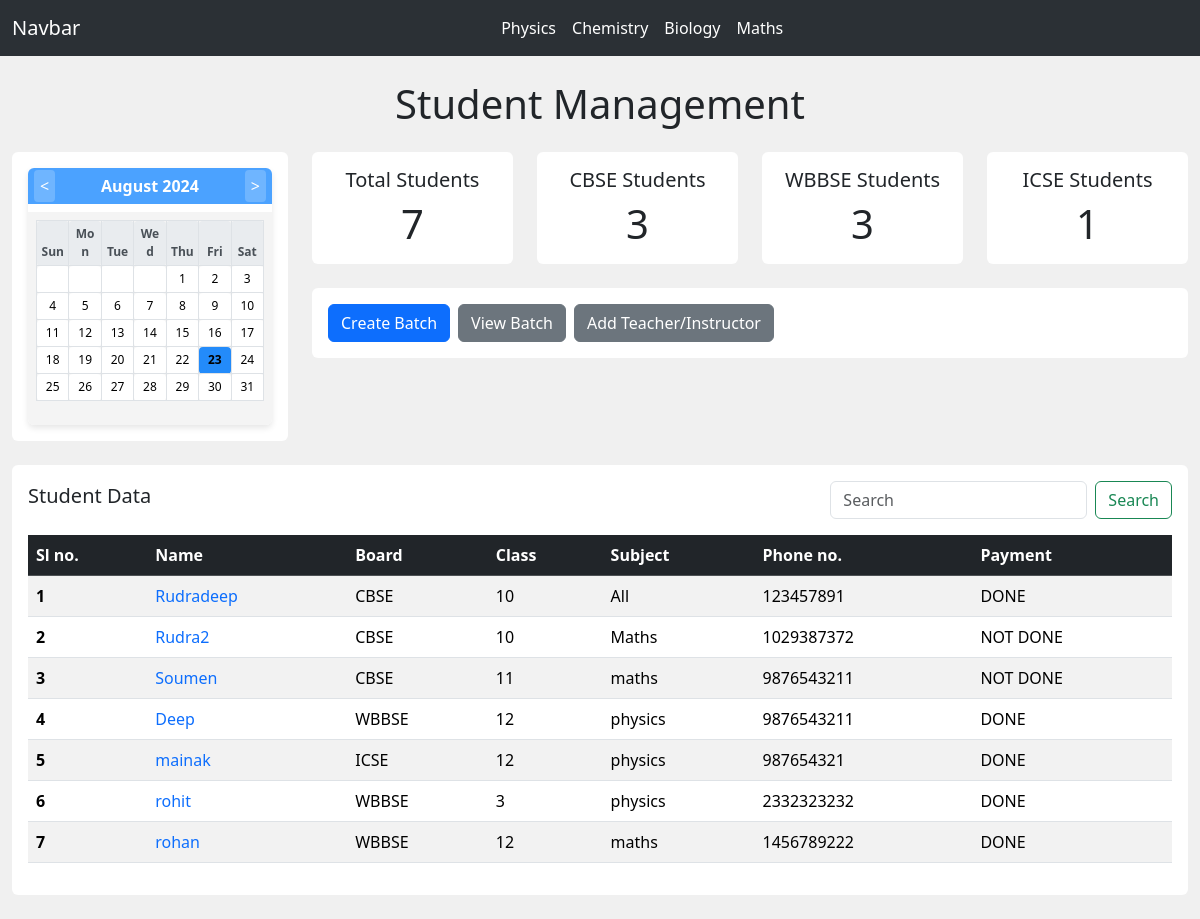
The app's page /, older data.
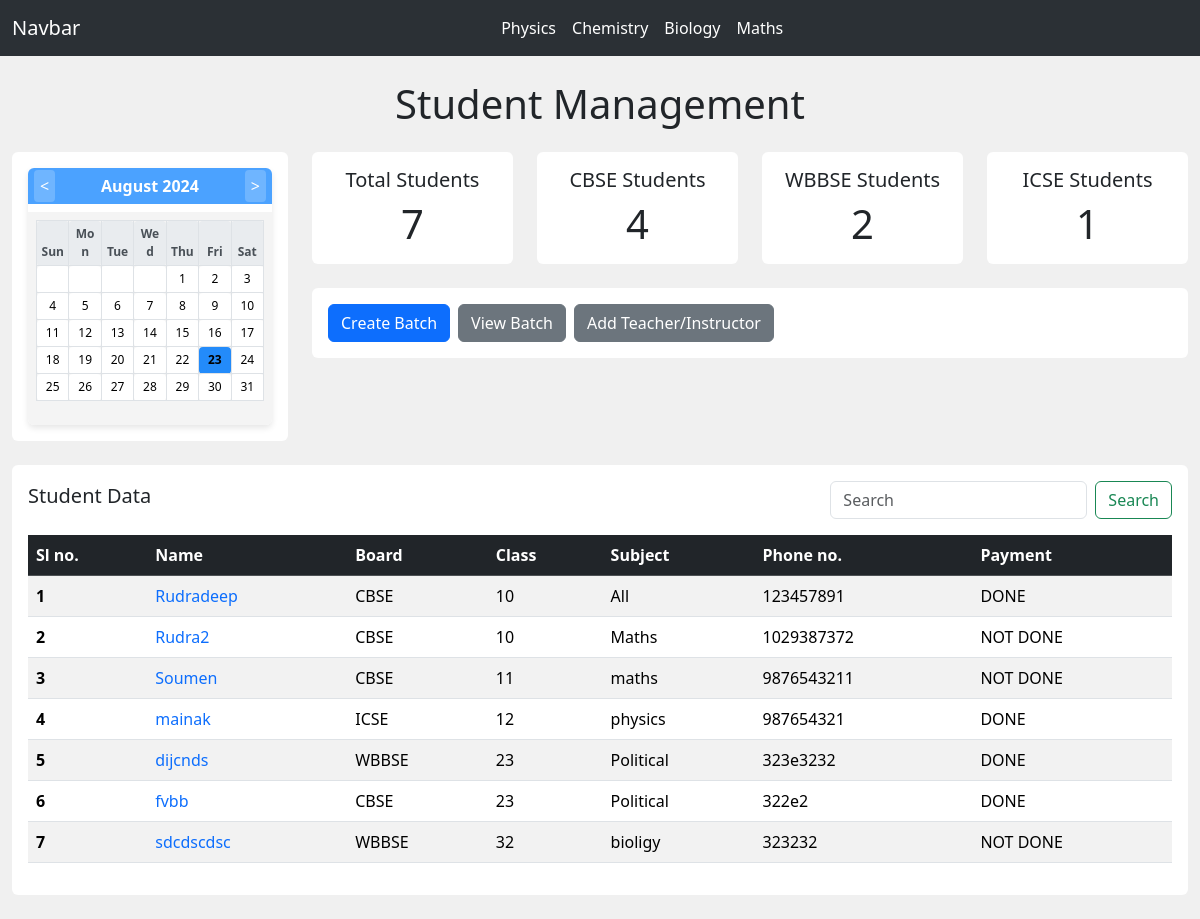
The same page, newer data.
### myapp/models.py (models this page shows, shortened)
class Student(models.Model):
    name = models.CharField(max_length=100)
    phone_number = models.CharField(max_length=15, default='N/A')
    board = models.CharField(max_length=50, choices=[('CBSE', 'CBSE'), ('WBBSE', 'WBBSE'), ('ICSE', 'ICSE')])
    student_class = models.CharField(max_length=10)
    payment = models.CharField(max_length=50, choices=[('DONE', 'DONE'), ('NOT DONE', 'NOT DONE')], default='NOT DONE')
    subject = models.CharField(max_length=100, default='All')

### myapp/views.py (the view, shortened to what this page needs)
# urls.py: path('', views.index, name='index'),
def index(request):
    search_query = request.GET.get("search", "")
    students = Student.objects.all()
    total_students = students.count()
    cbse_students = students.filter(board='CBSE').count()
    wbbse_students = students.filter(board='WBBSE').count()
    icse_students = students.filter(board='ICSE').count()
    context = {
        'students': students,
        'total_students': total_students,
        'cbse_students': cbse_students,
        'wbbse_students': wbbse_students,
        'icse_students': icse_students,
        'search': search_query,
    }
    return render(request, 'index.html', context)

### templates/index.html (shortened to what the changed rows need)
{% extends "base.html" %}
{% load static %}
{% block style %}
<link rel="stylesheet" href="{% static 'css/style.css' %}">
{% endblock style %}
{% block body %}
<div class="container-fluid py-4">
    <h1 class="text-center mb-4">Student Management</h1>
    <div class="row g-4">
        <div class="col-lg-3 col-md-4 col-sm-12">
            <div class="card shadow-md border-0">
                <div class="card-body">
                    <div class="calendar">
                        <div class="calendar-body mt-2">
                            <table class="calendar-table table table-bordered">
                                <thead>
                                    <tr>
                                        <th>Sun</th>
                                        <th>Mon</th>
                                        <th>Tue</th>
                                        <th>Wed</th>
                                        <th>Thu</th>
                                        <th>Fri</th>
                                        <th>Sat</th>
                                    </tr>
                                </thead>
                            </table>
                        </div>
                    </div>
                </div>
            </div>
        </div>
        <div class="col-lg-9 col-md-8 col-sm-12">
            <div class="row mb-4">
                <div class="col-md-6 col-lg-3">
                    <div class="card shadow-md text-center border-0">
                        <div class="card-body">
                            <h5 class="card-title">CBSE Students</h5>
                            <p class="card-text display-6">{{ cbse_students }}</p>
                        </div>
                    </div>
                </div>
                <div class="col-md-6 col-lg-3">
                    <div class="card shadow-md text-center border-0">
                        <div class="card-body">
                            <h5 class="card-title">WBBSE Students</h5>
                            <p class="card-text display-6">{{ wbbse_students }}</p>
                        </div>
                    </div>
                </div>
            </div>
        </div>
    </div>
    <div class="card shadow-md border-0 mt-4">
        <div class="card-body">
            <div class="table-responsive"style="max-height: 500px; overflow-y: auto;">
                <table class="table table-striped">
                    <thead class="table-dark">
                        <tr>
                            <th scope="col">Sl no.</th>
                            <th scope="col">Name</th>
                            <th scope="col">Board</th>
                            <th scope="col">Class</th>
                            <th scope="col">Subject</th>
                            <th scope="col">Phone no.</th>
                            <th scope="col">Payment</th>
                        </tr>
                    </thead>
                    <tbody>
                        {% for student in students %}
                        <tr>
                            <th scope="row">{{ forloop.counter }}</th>
                            <td class="text-wrap"><a href="{% url 'student_profile' student.id %}"
                                    class="text-decoration-none">{{ student.name}}</a>
                            </td>
                            <td>{{ student.board }}</td>
                            <td>{{ student.student_class }}</td>
                            <td>{{ student.subject }}</td>
                            <td>{{ student.phone_number }}</td>
                            <td>{{ student.payment }}</td>
                        </tr>
                        {% empty %}
                        <tr>
                            <td colspan="7" class="text-center">No students found.</td>
                        </tr>
                        {% endfor %}
                    </tbody>
                </table>
            </div>
        </div>
    </div>
</div>
{% endblock body %}

Row changes from the older to the newer data that the page shows:
removed Student: name "Deep", board "WBBSE", student_class "12", subject "physics", phone_number "9876543211", payment "DONE"
removed Student: name "rohit", board "WBBSE", student_class "3", subject "physics", phone_number "2332323232", payment "DONE"
removed Student: name "rohan", board "WBBSE", student_class "12", subject "maths", phone_number "1456789222", payment "DONE"
added Student: name "dijcnds", board "WBBSE", student_class "23", subject "Political", phone_number "323e3232", payment "DONE"
added Student: name "fvbb", board "CBSE", student_class "23", subject "Political", phone_number "322e2", payment "DONE"
added Student: name "sdcdscdsc", board "WBBSE", student_class "32", subject "bioligy", phone_number "323232", payment "NOT DONE"
Text that changed along with them:
{{ cbse_students }}: "3" → "4"
{{ wbbse_students }}: "3" → "2"
